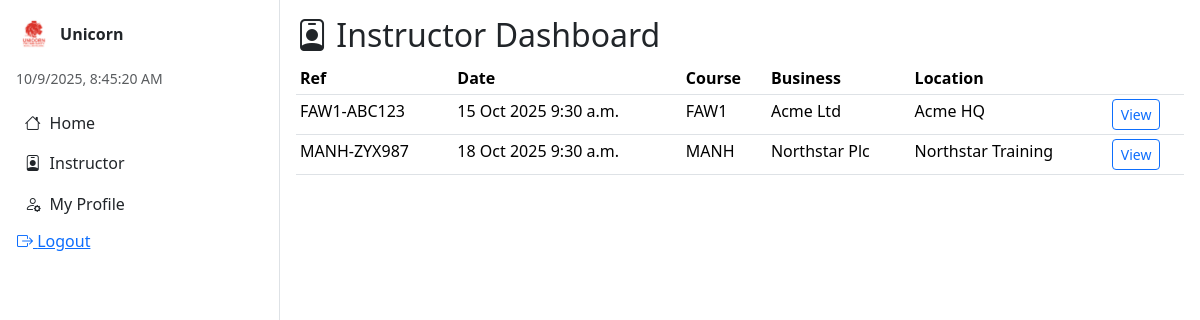
The app's page /app/instructor/ (signed in) with its own data.
### unicorn_project/training/models.py (models this page shows, shortened)
class Booking(models.Model):
    id=models.UUIDField(primary_key=True, default=uuid.uuid4, editable=False)
    business=models.ForeignKey(Business,on_delete=models.CASCADE,related_name='bookings')
    training_location=models.ForeignKey(TrainingLocation,on_delete=models.CASCADE,related_name='bookings')
    course_type=models.ForeignKey(CourseType,on_delete=models.CASCADE,related_name='bookings')
    instructor=models.ForeignKey(Instructor,on_delete=models.SET_NULL,null=True,blank=True,related_name='bookings')
    course_duration_days=models.DecimalField(max_digits=3, decimal_places=1, null=True, blank=True)
    course_reference=models.CharField(max_length=64, unique=True)
    course_date=models.DateField()
    start_time=models.TimeField(default="09:30")
    course_fee=models.DecimalField(max_digits=12, decimal_places=2, null=True, blank=True)
    instructor_fee=models.DecimalField(max_digits=12, decimal_places=2, null=True, blank=True)
    notes=models.TextField(blank=True)

class CourseType(models.Model):
    id=models.UUIDField(primary_key=True, default=uuid.uuid4, editable=False)
    name=models.CharField(max_length=255)
    code=models.CharField(max_length=32, unique=True)
    duration_days=models.DecimalField(max_digits=3, decimal_places=1)
    default_course_fee=models.DecimalField(max_digits=12, decimal_places=2, null=True, blank=True)
    default_instructor_fee=models.DecimalField(max_digits=12, decimal_places=2, null=True, blank=True)
    has_written_exam=models.BooleanField(default=False)
    has_online_exam=models.BooleanField(default=False)

class Business(models.Model):
    id = models.UUIDField(primary_key=True, default=uuid.uuid4, editable=False)
    name = models.CharField(max_length=255)
    address_line = models.CharField(max_length=255, blank=True, null=True)
    town = models.CharField(max_length=255, blank=True, null=True)
    postcode = models.CharField(max_length=32, blank=True, null=True)
    contact_name = models.CharField(max_length=255, blank=True, null=True)
    telephone = models.CharField(max_length=64, blank=True, null=True)
    email = models.EmailField(blank=True, null=True)
    add_as_training_location = models.BooleanField(default=False)

class TrainingLocation(models.Model):
    id = models.UUIDField(primary_key=True, default=uuid.uuid4, editable=False)
    business = models.ForeignKey(Business, on_delete=models.CASCADE, related_name='training_locations')
    name = models.CharField(max_length=255)
    address_line = models.CharField(max_length=255, blank=True, null=True)
    town = models.CharField(max_length=255, blank=True, null=True)
    postcode = models.CharField(max_length=32, blank=True, null=True)
    contact_name = models.CharField(max_length=255, blank=True, null=True)
    telephone = models.CharField(max_length=64, blank=True, null=True)
    email = models.EmailField(blank=True, null=True)

### unicorn_project/training/views.py (the view)
# urls.py: path('app/instructor/', views.instructor_dashboard, name='instructor_dashboard'),
@login_required
def instructor_dashboard(request):
    if not (request.user.is_superuser or request.user.groups.filter(name='instructor').exists()):
        return HttpResponseForbidden()
    instr = Instructor.objects.filter(user=request.user).first()
    bookings = Booking.objects.filter(instructor=instr).select_related('business','training_location','course_type') if instr else []
    return render(request,'instructor/dashboard.html',{'bookings':bookings})

### unicorn_project/training/context_processors.py (called while the page is built)
def role_context(request):
    user = getattr(request, "user", None)
    is_admin = False
    is_instructor = False
    if user and user.is_authenticated:
        is_admin = user.is_superuser or user.groups.filter(name__iexact="admin").exists()
        is_instructor = user.groups.filter(name__iexact="instructor").exists()
    active_role = request.session.get("active_role")
    if active_role not in {"admin", "instructor", None}:
        active_role = None
    if not active_role:
        active_role = "admin" if is_admin else ("instructor" if is_instructor else None)
    return {
        "is_admin": is_admin,
        "is_instructor": is_instructor,
        "current_role": active_role,
        "has_dual_roles": is_admin and is_instructor,
    }

def globals(request):
    return {
        "GOOGLE_MAPS_API_KEY": getattr(settings, "GOOGLE_MAPS_API_KEY", ""),
    }

### unicorn_project/training/templates/instructor/dashboard.html
{% extends "base.html" %}{% block content %}
<h2><i class="bi bi-person-badge"></i> Instructor Dashboard</h2>
<table class="table table-sm"><thead><tr><th>Ref</th><th>Date</th><th>Course</th><th>Business</th><th>Location</th><th></th></tr></thead><tbody>
{% for b in bookings %}
<tr><td>{{ b.course_reference }}</td><td>{{ b.course_date }} {{ b.start_time }}</td><td>{{ b.course_type.code }}</td><td>{{ b.business.name }}</td><td>{{ b.training_location.name }}</td><td><a class="btn btn-sm btn-outline-primary" href="{% url 'instructor_booking_detail' b.id %}">View</a></td></tr>
{% empty %}<tr><td colspan="6">No assigned bookings.</td></tr>{% endfor %}
</tbody></table>
{% endblock %}

### records on screen
Booking: course_reference "FAW1-ABC123", course_date "15 Oct 2025", start_time "9:30 a.m.", course_type.code "FAW1", business.name "Acme Ltd", training_location.name "Acme HQ"
Booking: course_reference "MANH-ZYX987", course_date "18 Oct 2025", start_time "9:30 a.m.", course_type.code "MANH", business.name "Northstar Plc", training_location.name "Northstar Training"
